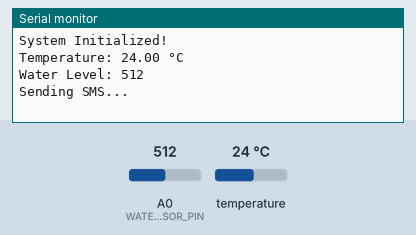
Simulated run of this sketch. Board: Arduino Uno, built with avr-gcc and run on an emulated ATmega328P. Parts: the last lines printed to the serial monitor. The test bench sets the inputs (shaded band); at power-on: temperature 24 °C, A0 (WATER_SENSOR_PIN) = 512. The modem accepts every AT command (registered, SIM ready, sends succeed) and sends nothing else.

Above: at 2.2 s.
2.3 s: temperature set to 12 °C
At 11.3 s:
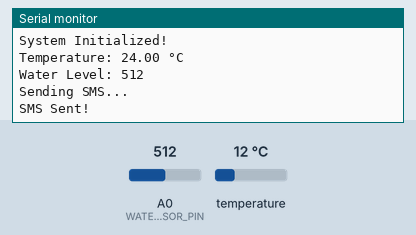
12.4 s: A0 (WATER_SENSOR_PIN) set to 716
At 16.5 s:
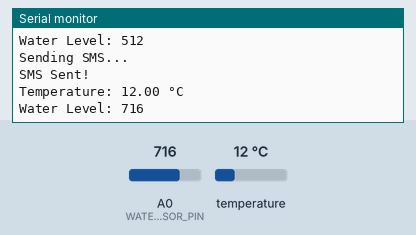
22.5 s: temperature set to 19 °C
At 27.6 s:
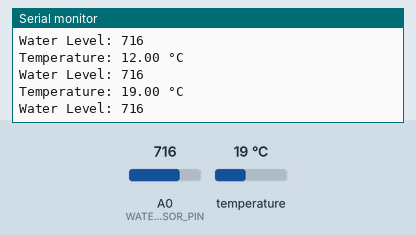
32.6 s: A0 (WATER_SENSOR_PIN) set to 900
At 34.3 s:
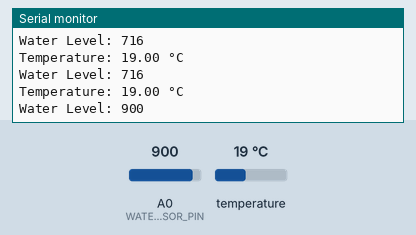
Timing chart, 0 to 35.8 s (numbered marks = the images above; inputs shaded):
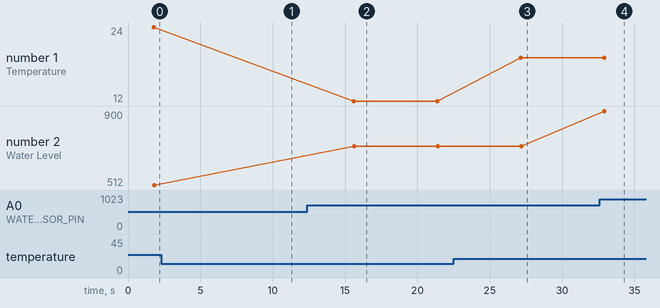

The sketch:

waterlevel.ino
```cpp
#include <SoftwareSerial.h>
#include <OneWire.h>
#include <DallasTemperature.h>

#define WATER_SENSOR_PIN A0  // Water level sensor connected to A0
#define ONE_WIRE_BUS 2       // DS18B20 connected to D2
#define SIM800_TX 7          // SIM800 TX to Arduino D7
#define SIM800_RX 8          // SIM800 RX to Arduino D8

SoftwareSerial sim800l(SIM800_TX, SIM800_RX);
OneWire oneWire(ONE_WIRE_BUS);
DallasTemperature sensors(&oneWire);

const int tempThreshold = 40;  // Temperature alert threshold (°C)
const int waterThreshold = 200;  // Water level threshold (Adjust based on testing)
const char phoneNumber[] = "+91xxxxxxxxxx";  // Alert recipient

bool tempAlertSent = false;
bool waterAlertSent = false;

void setup() {
    Serial.begin(9600);
    sim800l.begin(9600);  // Start GSM module
    sensors.begin();

    delay(1000);
    Serial.println("System Initialized!");
}

void loop() {
    // Read Temperature
    sensors.requestTemperatures();
    float temperature = sensors.getTempCByIndex(0);
    Serial.print("Temperature: ");
    Serial.print(temperature);
    Serial.println(" °C");

    // Read Water Level
    int waterLevel = analogRead(WATER_SENSOR_PIN);
    Serial.print("Water Level: ");
    Serial.println(waterLevel);

    // Check for high temperature alert
    if (temperature > tempThreshold && !tempAlertSent) {
        sendSMS("ALERT! Temperature exceeded 40°C!");
        tempAlertSent = true;  // Prevent duplicate alerts
    } else if (temperature <= tempThreshold) {
        tempAlertSent = false;  // Reset flag when temperature normalizes
    }

    // Check for water detection alert
    if (waterLevel > waterThreshold && !waterAlertSent) {
        sendSMS("ALERT! Water detected!");
        waterAlertSent = true;  // Prevent duplicate alerts
    } else if (waterLevel <= waterThreshold) {
        waterAlertSent = false;  // Reset flag when water level drops
    }

    delay(5000);  // Delay for 5 seconds before next reading
}

// Function to send SMS
void sendSMS(String message) {
    Serial.println("Sending SMS...");
    sim800l.print("AT+CMGF=1\r");  // Set SMS mode to text
    delay(1000);
    sim800l.print("AT+CMGS=\"");
    sim800l.print(phoneNumber);
    sim800l.println("\"");
    delay(1000);
    sim800l.print(message);
    delay(1000);
    sim800l.write(26);  // ASCII code for Ctrl+Z (End SMS)
    delay(5000);
    Serial.println("SMS Sent!");
}
```

Measured:
- after the input at 12.4 s, the serial monitor: prints a new line after 3.2 s (image 2)
- after the input at 22.5 s, the serial monitor: prints a new line after 4.6 s (image 3)
- after the input at 32.6 s, the serial monitor: prints a new line after 0.33 s (image 4)
- plotted number 1: 12 → 19 after the input at 22.5 s
- plotted number 2: 512 → 716 after the input at 12.4 s, 716 → 900 after the input at 32.6 s
